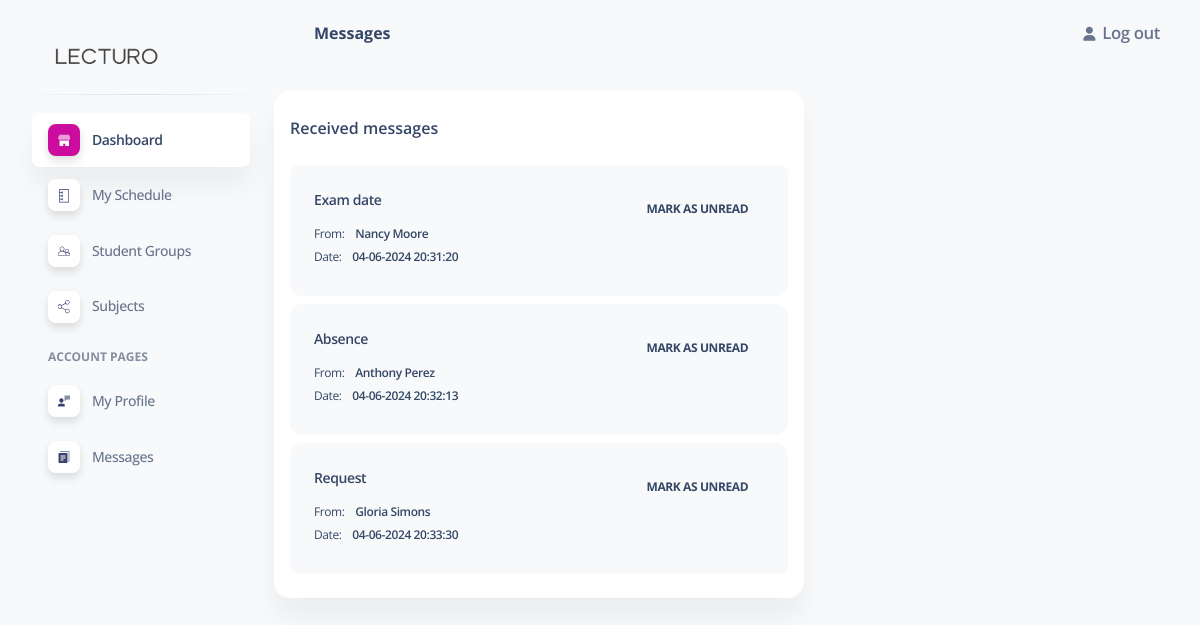
The app's page /messages/ (signed in) with its own data.
### panel/models.py (models this page shows, shortened)
class Message(models.Model):
    id = models.UUIDField(default=uuid.uuid4,primary_key=True,blank=False,null=False)
    created = models.DateTimeField(auto_now_add=True,blank=False,null=False)
    sender = models.ForeignKey(Student,on_delete=models.SET_NULL, null=True)
    recipent = models.ForeignKey(User,on_delete=models.CASCADE)
    title = models.CharField(max_length=200,null=False,blank=False)
    body = models.TextField(blank=False,null=False)
    is_read = models.BooleanField(blank=False,null=False,default=False)
    class Meta:
        ordering = ['is_read']

class Student(models.Model):
    album_number = models.IntegerField(unique=True,blank=False,null=False,editable=False,primary_key=True)
    created = models.DateTimeField(auto_now_add=True)
    active = models.BooleanField(default=True,null=False,blank=False)
    first_name = models.CharField(max_length=100,blank=False,null=False)
    last_name = models.CharField(max_length=100,blank=False,null=False)
    group = models.ForeignKey(Group,on_delete=models.CASCADE,null=False,blank=False)
    email = models.EmailField(blank=True,null=False,max_length=100)
    def __str__(self) -> str:
        return f"{self.first_name} {self.last_name}"

### panel/views.py (the view)
# urls.py: path('messages/',views.messages,name='messages'),
@login_required(login_url='login')
def messages(request):
    label = "Messages"
    messages = Message.objects.all()
    context = {'label':label,'messages':messages}
    return render(request,'messages.html',context = context)

### panel/templates/messages.html (shortened to what this page needs)
{% extends 'main.html' %}
{% block body %}
    <div class="row">
        <div class="col-md-7 mt-4">
            <div class="card">
                <div class="card-header pb-0 px-3">
                    <h6 class="mb-0">Received messages</h6>
                </div>
                <div class="card-body pt-4 p-3">
                    <ul class="list-group">
                        {% for message in messages %}
                            <li class="list-group-item border-0 d-flex p-4 mb-2 bg-gray-100 border-radius-lg">
                                <a href="{% url 'showMessage' message.id%}">
                                    <div class="d-flex flex-column">
                                        {% if message.is_read %}
                                            <h6 class="mb-3 text-sm">{{message.title}}</h6>
                                        {% else %}
                                            <h2 class="mb-3 text-sm">{{message.title}}</h2>
                                        {% endif %}
                                        <span class="mb-2 text-xs">From: <span class="text-dark font-weight-bold ms-sm-2">{{message.sender}}</span></span>
                                        <span class="mb-2 text-xs">Date: <span class="text-dark ms-sm-2 font-weight-bold">{{message.created|date:"d-m-Y H:i:s"}}</span></span>
                                    </div>
                                </a>
                                <div class="ms-auto text-end">
                                    {% if message.is_read %}
                                        <a class="btn btn-link text-dark px-3 mb-0" href="{% url 'setUnread' message.id %}">Mark as unread</a>
                                    {% else %}
                                        <span class="badge badge-sm bg-gradient-warning" style="margin-left: 2em;">New</span>
                                    {% endif %}
                                </div>
                            </li>
                        {% endfor %}
                    </ul>
                </div>
            </div>
        </div>
    </div>
{% endblock body %}

### records on screen
Message: title "Exam date", sender "Nancy Moore", created "04-06-2024 20:31:20", is_read "MARK AS UNREAD"
Message: title "Absence", sender "Anthony Perez", created "04-06-2024 20:32:13", is_read "MARK AS UNREAD"
Message: title "Request", sender "Gloria Simons", created "04-06-2024 20:33:30", is_read "MARK AS UNREAD"

### other values on screen
{{ label }} "Messages"
